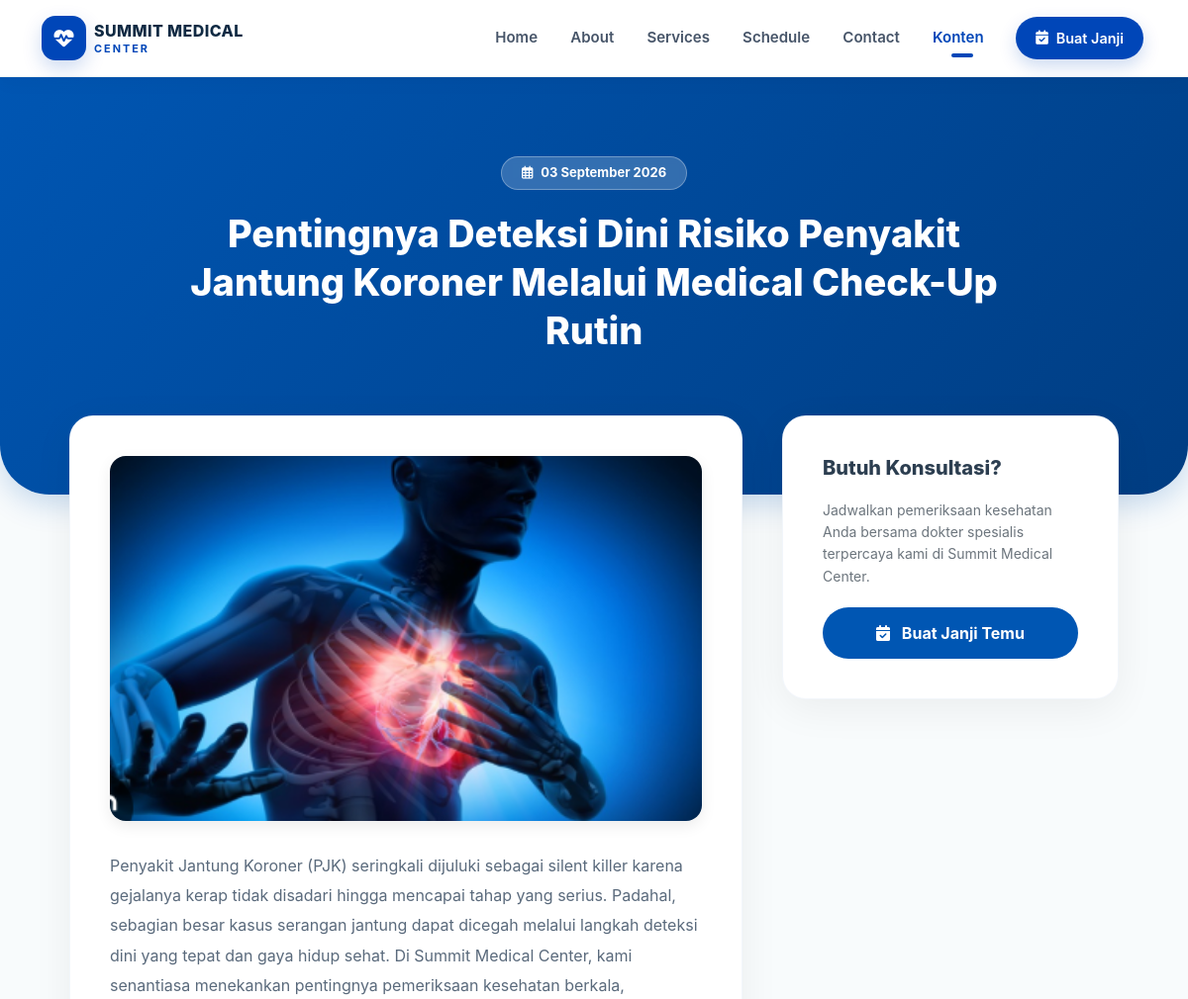
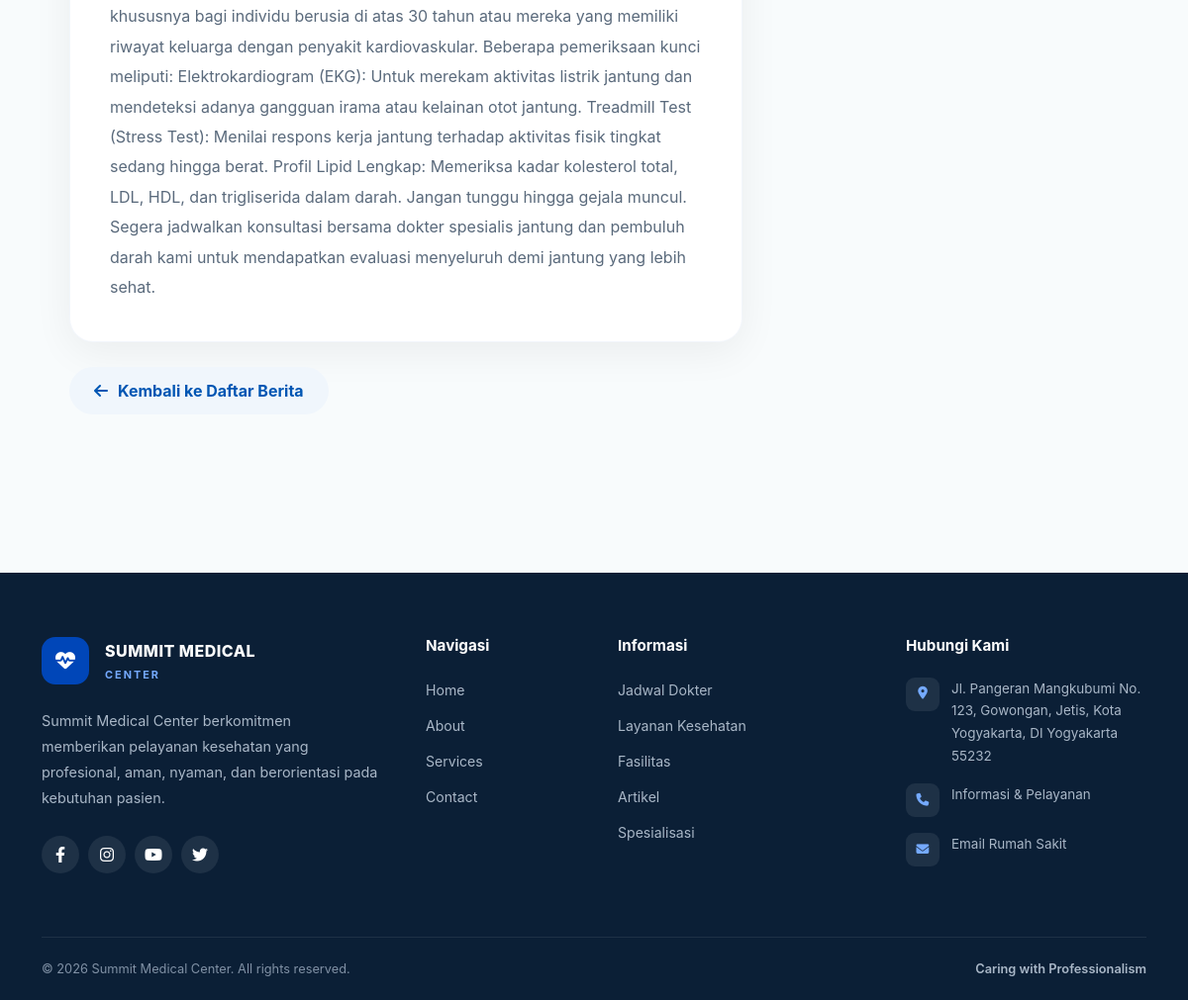
Page /news/detail/pentingnya-deteksi-dini-risiko-penyakit-jantung-koroner-melalui-medical-check-up-rutin on the committed database (2 pictures, top to bottom).
### tables this page shows
CREATE TABLE `news` (
  `id` int(10) UNSIGNED NOT NULL,
  `user_id` int(10) UNSIGNED NOT NULL,
  `title` varchar(200) NOT NULL,
  `slug` varchar(220) NOT NULL,
  `thumbnail` varchar(255) DEFAULT NULL,
  `content` longtext NOT NULL,
  `status` enum('draft','published') NOT NULL DEFAULT 'draft',
  `published_at` datetime DEFAULT NULL,
  `created_at` datetime NOT NULL DEFAULT current_timestamp(),
  `updated_at` datetime DEFAULT NULL ON UPDATE current_timestamp()
);

### application/controllers/News.php (called while the page is built, shortened)
<?php
class News extends CI_Controller {
    public function __construct()
        {
            $this->load->model('News_model');
            $this->load->helper(['url', 'form']);
            $this->load->library(['session', 'form_validation']);
        }
    public function detail($slug = NULL)
        {
            $data['news'] = $this->News_model->get_by_slug($slug);
            $data['title'] = $data['news']->title;
            $this->load->view('templates/header', $data);
            $this->load->view('templates/navbar');
            $this->load->view('news/detail', $data);
            $this->load->view('templates/footer');
        }
}

### index.php (called while the page is built, shortened)
<?php
require_once BASEPATH.'core/CodeIgniter.php';

### application/models/News_model.php (called while the page is built, shortened)
<?php
class News_model extends CI_Model {
    public function get_by_slug($slug)
        {
            $this->db->where('slug', $slug);
            $this->db->where('status', 'published');
            return $this->db->get('news')->row();
        }
}

### application/views/news/detail.php (the view, shortened to what this page needs)
<div class="news-detail-hero">
    <div class="container">
        <div class="badge-date">
            <i class="far fa-calendar-alt"></i>
            <?= !empty($news->published_at) ? date('d F Y', strtotime($news->published_at)) : ''; ?>
        </div>
        <h1><?= htmlspecialchars($news->title); ?></h1>
    </div>
</div>
<div class="news-detail-container">
    <div class="main-content">
        <div class="news-main-card">
            <?php if (!empty($news->thumbnail)): ?>
                <img src="<?= base_url('uploads/news/' . $news->thumbnail); ?>" alt="<?= htmlspecialchars($news->title); ?>" class="news-featured-img">
            <?php endif; ?>
            <div class="news-body-content">
                <?= $news->content; ?>
            </div>
        </div>
        <a href="<?= site_url('news'); ?>" class="btn-back-news">
            <i class="fas fa-arrow-left"></i> Kembali ke Daftar Berita
        </a>
    </div>
    <div class="sidebar-content">
        <div class="news-sidebar-widget">
            <h3>Butuh Konsultasi?</h3>
            <p>Jadwalkan pemeriksaan kesehatan Anda bersama dokter spesialis terpercaya kami di Summit Medical Center.</p>
            <a href="<?= site_url('schedule'); ?>" class="btn-schedule-sidebar">
                <i class="fas fa-calendar-check me-2"></i> Buat Janji Temu
            </a>
        </div>
    </div>
</div>

### assets/css/style.css (style rules this page uses)
:root { --primary: #0046b8; --primary-dark: #00358f; --primary-light: #eaf2ff; --text-dark: #102a43; --text-muted: #64748b; --bg-light: #f7f9fc; --border: #e8edf4; --radius-sm: 12px; --radius-md: 18px; --radius-lg: 25px; --shadow-sm: 0 5px 20px rgba(15, 23, 42, 0.05); --shadow-md: 0 12px 35px rgba(15, 23, 42, 0.08); }
html { scroll-behavior: smooth; }
body { margin: 0; padding: 0; background-color: #ffffff; color: var(--text-dark); font-family: -apple-system, BlinkMacSystemFont, "Segoe UI", Roboto, Helvetica, Arial, sans-serif; overflow-x: hidden; }
a { transition: all 0.3s ease; }

### assets/css/news.css (style rules this page uses)
body { background-color: #f8fbfc; }

### application/views/news/detail.php (style rules this page uses)
body { background-color: #f8fbfc; overflow-x: hidden; }
.news-detail-hero { background: linear-gradient(135deg, #0056b3 0%, #003d82 100%); padding: 80px 20px 140px; text-align: center; border-radius: 0 0 50px 50px; color: #ffffff; margin-bottom: -80px; position: relative; z-index: 1; box-shadow: 0 10px 30px rgba(0, 86, 179, 0.2); opacity: 0; animation: fadeSlideDown 0.8s ease-out forwards; }
.news-detail-hero .badge-date { display: inline-flex; align-items: center; gap: 8px; background: rgba(255, 255, 255, 0.2); padding: 6px 20px; border-radius: 30px; font-size: 13px; font-weight: 700; margin-bottom: 20px; backdrop-filter: blur(5px); border: 1px solid rgba(255, 255, 255, 0.3); }
.news-detail-hero h1 { font-size: 38px; font-weight: 800; max-width: 900px; margin: 0 auto; line-height: 1.3; }
.news-detail-container { position: relative; z-index: 2; max-width: 1100px; margin: 0 auto; padding: 0 20px 80px; display: grid; grid-template-columns: 2fr 1fr; gap: 40px; }
.main-content { opacity: 0; animation: slideInLeftNews 0.8s ease-out 0.2s forwards; }
.sidebar-content { opacity: 0; animation: slideInRightNews 0.8s ease-out 0.4s forwards; }
.news-main-card, .news-sidebar-widget { background: #ffffff; border-radius: 24px; padding: 40px; box-shadow: 0 10px 40px rgba(0, 0, 0, 0.06); border: 1px solid rgba(0, 86, 179, 0.05); transition: box-shadow 0.4s ease; }
.news-featured-img { width: 100%; max-height: 400px; object-fit: cover; border-radius: 16px; margin-bottom: 30px; box-shadow: 0 5px 15px rgba(0,0,0,0.08); transition: transform 0.5s ease; }
.news-body-content { color: #5a6a7c; font-size: 16px; line-height: 1.9; }
.btn-back-news { display: inline-flex; align-items: center; margin-top: 25px; color: #0056b3; font-weight: 700; text-decoration: none; padding: 12px 25px; background: #f0f6fc; border-radius: 30px; transition: all 0.3s ease; }
.btn-back-news i { margin-right: 10px; transition: transform 0.3s ease; }
.news-sidebar-widget h3 { color: #2c3e50; font-weight: 800; font-size: 20px; margin-bottom: 20px; }
.news-sidebar-widget p { color: #6c757d; font-size: 14px; line-height: 1.6; margin-bottom: 20px; }
.btn-schedule-sidebar { display: block; text-align: center; background: #0056b3; color: #ffffff; padding: 14px 20px; border-radius: 30px; font-weight: 700; text-decoration: none; animation: floatingSidebarBtn 3s ease-in-out infinite; transition: background 0.3s ease; }

### rows in the picture
news: published_at "03 September 2026", title "Pentingnya Deteksi Dini Risiko Penyakit Jantung Koroner Melalui Medical Check-Up Rutin", thumbnail (picture), content "Penyakit Jantung Koroner (PJK) seringkali dijuluki sebagai silent killer karena gejalanya kerap tidak disadari hingga mencapai tahap yang serius. Padahal, sebagian besar kasus serangan jantung dapat dicegah melalui langkah deteksi dini yang tepat dan gaya hidup sehat. Di Summit Medical Center, kami senantiasa menekankan pentingnya pemeriksaan kesehatan berkala, khususnya bagi individu berusia di atas 30 tahun atau mereka yang memiliki riwayat keluarga dengan penyakit kardiovaskular. Beberapa pemeriksaan kunci meliputi: Elektrokardiogram (EKG): Untuk merekam aktivitas listrik jantung dan mendeteksi adanya gangguan irama atau kelainan otot jantung. Treadmill Test (Stress Test): Menilai…"
